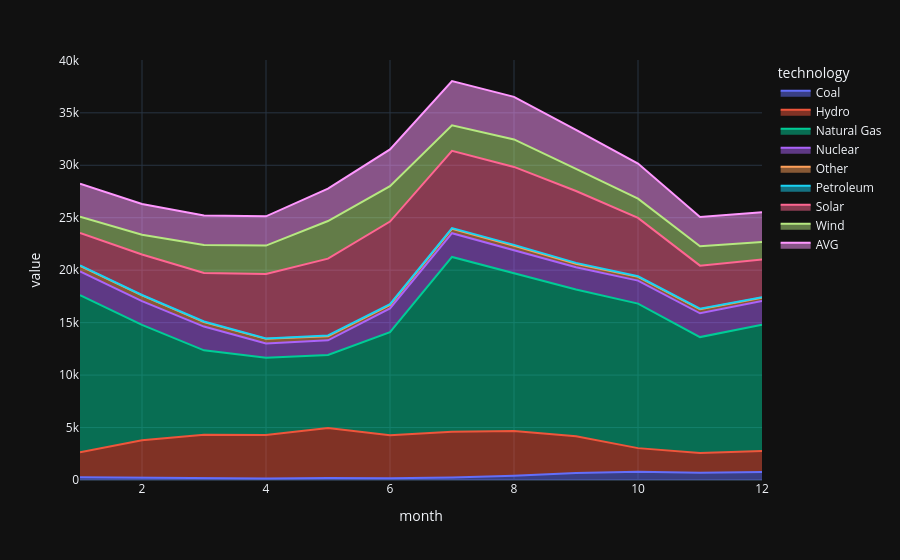

Here is the notebook cell this chart was saved with:
### Code cell
px.area(
   data_frame= r_melt,
   x= "month",
   y = "value",
   color= "technology",
)

### Figure 1 — Plotly figure (JSON) as saved in the notebook; plotly's stock layout.template omitted (floating-point values rounded to 4 significant figures)
{"data": [{"fillpattern": {"shape": ""}, "hovertemplate": "technology=Coal<br>month=%{x}<br>value=%{y}<extra></extra>", "legendgroup": "Coal", "line": {"color": "#636efa"}, "marker": {"symbol": "circle"}, "mode": "lines", "name": "Coal", "orientation": "v", "showlegend": true, "stackgroup": "1", "type": "scatter", "x": [1, 2, 3, 4, 5, 6, 7, 8, 9, 10, 11, 12, "AVG"], "xaxis": "x", "y": [256.9, 231.3, 218.6, 138.0, 196.0, 160.9, 242.4, 405.4, 675.9, 782.4, 692.2, 765.7, 397.8], "yaxis": "y"}, {"fillpattern": {"shape": ""}, "hovertemplate": "technology=Hydro<br>month=%{x}<br>value=%{y}<extra></extra>", "legendgroup": "Hydro", "line": {"color": "#EF553B"}, "marker": {"symbol": "circle"}, "mode": "lines", "name": "Hydro", "orientation": "v", "showlegend": true, "stackgroup": "1", "type": "scatter", "x": [1, 2, 3, 4, 5, 6, 7, 8, 9, 10, 11, 12, "AVG"], "xaxis": "x", "y": [2390.0, 3556.0, 4088.0, 4154.0, 4770.0, 4115.0, 4353.0, 4276.0, 3498.0, 2256.0, 1873.0, 2004.0, 3444.0], "yaxis": "y"}, {"fillpattern": {"shape": ""}, "hovertemplate": "technology=Natural Gas<br>month=%{x}<br>value=%{y}<extra></extra>", "legendgroup": "Natural Gas", "line": {"color": "#00cc96"}, "marker": {"symbol": "circle"}, "mode": "lines", "name": "Natural Gas", "orientation": "v", "showlegend": true, "stackgroup": "1", "type": "scatter", "x": [1, 2, 3, 4, 5, 6, 7, 8, 9, 10, 11, 12, "AVG"], "xaxis": "x", "y": [14970.0, 11000.0, 8052.0, 7367.0, 6950.0, 9814.0, 16670.0, 15030.0, 13990.0, 13770.0, 11060.0, 12030.0, 11740.0], "yaxis": "y"}, {"fillpattern": {"shape": ""}, "hovertemplate": "technology=Nuclear<br>month=%{x}<br>value=%{y}<extra></extra>", "legendgroup": "Nuclear", "line": {"color": "#ab63fa"}, "marker": {"symbol": "circle"}, "mode": "lines", "name": "Nuclear", "orientation": "v", "showlegend": true, "stackgroup": "1", "type": "scatter", "x": [1, 2, 3, 4, 5, 6, 7, 8, 9, 10, 11, 12, "AVG"], "xaxis": "x", "y": [2261.0, 2260.0, 2265.0, 1360.0, 1402.0, 2271.0, 2265.0, 2225.0, 2108.0, 2195.0, 2266.0, 2263.0, 2095.0], "yaxis": "y"}, {"fillpattern": {"shape": ""}, "hovertemplate": "technology=Other<br>month=%{x}<br>value=%{y}<extra></extra>", "legendgroup": "Other", "line": {"color": "#FFA15A"}, "marker": {"symbol": "circle"}, "mode": "lines", "name": "Other", "orientation": "v", "showlegend": true, "stackgroup": "1", "type": "scatter", "x": [1, 2, 3, 4, 5, 6, 7, 8, 9, 10, 11, 12, "AVG"], "xaxis": "x", "y": [537.7, 542.6, 423.1, 435.1, 385.6, 330.2, 409.6, 395.9, 345.1, 358.5, 383.4, 323.7, 405.5], "yaxis": "y"}, {"fillpattern": {"shape": ""}, "hovertemplate": "technology=Petroleum<br>month=%{x}<br>value=%{y}<extra></extra>", "legendgroup": "Petroleum", "line": {"color": "#19d3f3"}, "marker": {"symbol": "circle"}, "mode": "lines", "name": "Petroleum", "orientation": "v", "showlegend": true, "stackgroup": "1", "type": "scatter", "x": [1, 2, 3, 4, 5, 6, 7, 8, 9, 10, 11, 12, "AVG"], "xaxis": "x", "y": [38.82, 41.57, 58.03, 45.6, 72.92, 62.93, 77.56, 81.81, 76.94, 54.2, 58.49, 41.53, 59.28], "yaxis": "y"}, {"fillpattern": {"shape": ""}, "hovertemplate": "technology=Solar<br>month=%{x}<br>value=%{y}<extra></extra>", "legendgroup": "Solar", "line": {"color": "#FF6692"}, "marker": {"symbol": "circle"}, "mode": "lines", "name": "Solar", "orientation": "v", "showlegend": true, "stackgroup": "1", "type": "scatter", "x": [1, 2, 3, 4, 5, 6, 7, 8, 9, 10, 11, 12, "AVG"], "xaxis": "x", "y": [3094.0, 3858.0, 4638.0, 6141.0, 7325.0, 7881.0, 7355.0, 7432.0, 6854.0, 5567.0, 4100.0, 3588.0, 5656.0], "yaxis": "y"}, {"fillpattern": {"shape": ""}, "hovertemplate": "technology=Wind<br>month=%{x}<br>value=%{y}<extra></extra>", "legendgroup": "Wind", "line": {"color": "#B6E880"}, "marker": {"symbol": "circle"}, "mode": "lines", "name": "Wind", "orientation": "v", "showlegend": true, "stackgroup": "1", "type": "scatter", "x": [1, 2, 3, 4, 5, 6, 7, 8, 9, 10, 11, 12, "AVG"], "xaxis": "x", "y": [1555.0, 1891.0, 2667.0, 2701.0, 3581.0, 3377.0, 2436.0, 2624.0, 2113.0, 1828.0, 1844.0, 1667.0, 2358.0], "yaxis": "y"}, {"fillpattern": {"shape": ""}, "hovertemplate": "technology=AVG<br>month=%{x}<br>value=%{y}<extra></extra>", "legendgroup": "AVG", "line": {"color": "#FF97FF"}, "marker": {"symbol": "circle"}, "mode": "lines", "name": "AVG", "orientation": "v", "showlegend": true, "stackgroup": "1", "type": "scatter", "x": [1, 2, 3, 4, 5, 6, 7, 8, 9, 10, 11, 12, "AVG"], "xaxis": "x", "y": [3138.0, 2923.0, 2801.0, 2793.0, 3085.0, 3501.0, 4226.0, 4058.0, 3708.0, 3352.0, 2798.0, 2835.0, 3271.0], "yaxis": "y"}], "layout": {"legend": {"title": {"text": "technology"}, "tracegroupgap": 0}, "margin": {"t": 60}, "xaxis": {"anchor": "y", "domain": [0, 1], "title": {"text": "month"}}, "yaxis": {"anchor": "x", "domain": [0, 1], "title": {"text": "value"}}}}
